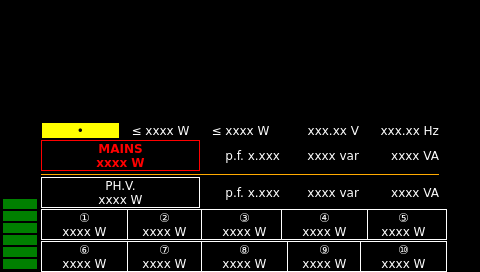
<?xml version="1.0" encoding="UTF-8"?>
<ui version="4.0">
 <class>page400</class>
 <widget class="QWidget" name="page400">
  <property name="geometry">
   <rect>
    <x>0</x>
    <y>0</y>
    <width>480</width>
    <height>272</height>
   </rect>
  </property>
  <property name="sizePolicy">
   <sizepolicy hsizetype="MinimumExpanding" vsizetype="MinimumExpanding">
    <horstretch>0</horstretch>
    <verstretch>0</verstretch>
   </sizepolicy>
  </property>
  <property name="minimumSize">
   <size>
    <width>272</width>
    <height>272</height>
   </size>
  </property>
  <property name="maximumSize">
   <size>
    <width>1280</width>
    <height>1280</height>
   </size>
  </property>
  <property name="windowTitle">
   <string notr="true">page400</string>
  </property>
  <property name="styleSheet">
   <string notr="true">QWidget#page400
{
background-color: rgb(0, 0, 0);
}

</string>
  </property>
  <layout class="QVBoxLayout" name="verticalLayout">
   <property name="spacing">
    <number>0</number>
   </property>
   <property name="margin">
    <number>0</number>
   </property>
   <item>
    <widget class="HeaderPanel" name="headerPanel" native="true">
     <property name="sizePolicy">
      <sizepolicy hsizetype="MinimumExpanding" vsizetype="MinimumExpanding">
       <horstretch>0</horstretch>
       <verstretch>0</verstretch>
      </sizepolicy>
     </property>
     <property name="minimumSize">
      <size>
       <width>480</width>
       <height>72</height>
      </size>
     </property>
    </widget>
   </item>
   <item>
    <layout class="QGridLayout" name="gridLayout">
     <property name="leftMargin">
      <number>0</number>
     </property>
     <property name="spacing">
      <number>1</number>
     </property>
     <item row="4" column="2">
      <widget class="QPushButton" name="pushButton02_W">
       <property name="sizePolicy">
        <sizepolicy hsizetype="MinimumExpanding" vsizetype="MinimumExpanding">
         <horstretch>0</horstretch>
         <verstretch>0</verstretch>
        </sizepolicy>
       </property>
       <property name="minimumSize">
        <size>
         <width>87</width>
         <height>0</height>
        </size>
       </property>
       <property name="font">
        <font>
         <family>DejaVu Sans</family>
         <pointsize>9</pointsize>
         <weight>50</weight>
         <bold>false</bold>
        </font>
       </property>
       <property name="focusPolicy">
        <enum>Qt::NoFocus</enum>
       </property>
       <property name="styleSheet">
        <string notr="true">background-color: rgb(0, 0, 0);
color: rgb(255, 255, 255);
border: 1px solid rgb(255, 255, 255);</string>
       </property>
       <property name="text">
        <string>②
xxxx W</string>
       </property>
       <property name="default">
        <bool>false</bool>
       </property>
       <property name="flat">
        <bool>true</bool>
       </property>
      </widget>
     </item>
     <item row="5" column="4">
      <widget class="QPushButton" name="pushButton09_W">
       <property name="sizePolicy">
        <sizepolicy hsizetype="MinimumExpanding" vsizetype="MinimumExpanding">
         <horstretch>0</horstretch>
         <verstretch>0</verstretch>
        </sizepolicy>
       </property>
       <property name="minimumSize">
        <size>
         <width>87</width>
         <height>0</height>
        </size>
       </property>
       <property name="font">
        <font>
         <family>DejaVu Sans</family>
         <pointsize>9</pointsize>
         <weight>50</weight>
         <bold>false</bold>
        </font>
       </property>
       <property name="focusPolicy">
        <enum>Qt::NoFocus</enum>
       </property>
       <property name="styleSheet">
        <string notr="true">background-color: rgb(0, 0, 0);
color: rgb(255, 255, 255);
border: 1px solid rgb(255, 255, 255);</string>
       </property>
       <property name="text">
        <string>⑨
xxxx W</string>
       </property>
       <property name="default">
        <bool>false</bool>
       </property>
       <property name="flat">
        <bool>true</bool>
       </property>
      </widget>
     </item>
     <item row="1" column="1" colspan="2">
      <widget class="QPushButton" name="pushButton_M_W">
       <property name="sizePolicy">
        <sizepolicy hsizetype="MinimumExpanding" vsizetype="MinimumExpanding">
         <horstretch>0</horstretch>
         <verstretch>0</verstretch>
        </sizepolicy>
       </property>
       <property name="font">
        <font>
         <family>DejaVu Sans</family>
         <pointsize>9</pointsize>
         <weight>75</weight>
         <bold>true</bold>
        </font>
       </property>
       <property name="focusPolicy">
        <enum>Qt::NoFocus</enum>
       </property>
       <property name="styleSheet">
        <string notr="true">background-color: rgb(0, 0, 0);
color: rgb(255, 0, 0);
border: 1px solid rgb(255, 0, 0);</string>
       </property>
       <property name="text">
        <string>MAINS
xxxx W</string>
       </property>
       <property name="default">
        <bool>false</bool>
       </property>
       <property name="flat">
        <bool>true</bool>
       </property>
      </widget>
     </item>
     <item row="0" column="5">
      <widget class="QLabel" name="label_M_Hz">
       <property name="sizePolicy">
        <sizepolicy hsizetype="MinimumExpanding" vsizetype="MinimumExpanding">
         <horstretch>0</horstretch>
         <verstretch>0</verstretch>
        </sizepolicy>
       </property>
       <property name="font">
        <font>
         <family>DejaVu Sans</family>
         <pointsize>9</pointsize>
        </font>
       </property>
       <property name="styleSheet">
        <string notr="true">color: rgb(255, 255, 255);</string>
       </property>
       <property name="text">
        <string>xxx.xx Hz</string>
       </property>
       <property name="alignment">
        <set>Qt::AlignRight|Qt::AlignTrailing|Qt::AlignVCenter</set>
       </property>
      </widget>
     </item>
     <item row="1" column="4">
      <widget class="QLabel" name="label_M_var">
       <property name="sizePolicy">
        <sizepolicy hsizetype="MinimumExpanding" vsizetype="MinimumExpanding">
         <horstretch>0</horstretch>
         <verstretch>0</verstretch>
        </sizepolicy>
       </property>
       <property name="font">
        <font>
         <family>DejaVu Sans</family>
         <pointsize>9</pointsize>
        </font>
       </property>
       <property name="styleSheet">
        <string notr="true">color: rgb(255, 255, 255);</string>
       </property>
       <property name="text">
        <string>xxxx var</string>
       </property>
       <property name="alignment">
        <set>Qt::AlignRight|Qt::AlignTrailing|Qt::AlignVCenter</set>
       </property>
      </widget>
     </item>
     <item row="3" column="3">
      <widget class="QLabel" name="label_F_pf">
       <property name="sizePolicy">
        <sizepolicy hsizetype="MinimumExpanding" vsizetype="MinimumExpanding">
         <horstretch>0</horstretch>
         <verstretch>0</verstretch>
        </sizepolicy>
       </property>
       <property name="font">
        <font>
         <family>DejaVu Sans</family>
         <pointsize>9</pointsize>
        </font>
       </property>
       <property name="styleSheet">
        <string notr="true">color: rgb(255, 255, 255);</string>
       </property>
       <property name="text">
        <string>p.f. x.xxx</string>
       </property>
       <property name="alignment">
        <set>Qt::AlignRight|Qt::AlignTrailing|Qt::AlignVCenter</set>
       </property>
      </widget>
     </item>
     <item row="1" column="5">
      <widget class="QLabel" name="label_M_VA">
       <property name="sizePolicy">
        <sizepolicy hsizetype="MinimumExpanding" vsizetype="MinimumExpanding">
         <horstretch>0</horstretch>
         <verstretch>0</verstretch>
        </sizepolicy>
       </property>
       <property name="font">
        <font>
         <family>DejaVu Sans</family>
         <pointsize>9</pointsize>
        </font>
       </property>
       <property name="styleSheet">
        <string notr="true">color: rgb(255, 255, 255);</string>
       </property>
       <property name="text">
        <string>xxxx VA</string>
       </property>
       <property name="alignment">
        <set>Qt::AlignRight|Qt::AlignTrailing|Qt::AlignVCenter</set>
       </property>
      </widget>
     </item>
     <item row="0" column="1">
      <widget class="QLabel" name="label_alarm">
       <property name="sizePolicy">
        <sizepolicy hsizetype="MinimumExpanding" vsizetype="MinimumExpanding">
         <horstretch>0</horstretch>
         <verstretch>0</verstretch>
        </sizepolicy>
       </property>
       <property name="font">
        <font>
         <family>DejaVu Sans</family>
         <pointsize>9</pointsize>
        </font>
       </property>
       <property name="styleSheet">
        <string notr="true">background-color: rgb(255, 255, 0);
color: rgb(0, 0, 0);</string>
       </property>
       <property name="frameShape">
        <enum>QFrame::Box</enum>
       </property>
       <property name="text">
        <string>•</string>
       </property>
       <property name="alignment">
        <set>Qt::AlignCenter</set>
       </property>
      </widget>
     </item>
     <item row="4" column="5">
      <widget class="QPushButton" name="pushButton05_W">
       <property name="sizePolicy">
        <sizepolicy hsizetype="MinimumExpanding" vsizetype="MinimumExpanding">
         <horstretch>0</horstretch>
         <verstretch>0</verstretch>
        </sizepolicy>
       </property>
       <property name="minimumSize">
        <size>
         <width>87</width>
         <height>0</height>
        </size>
       </property>
       <property name="font">
        <font>
         <family>DejaVu Sans</family>
         <pointsize>9</pointsize>
         <weight>50</weight>
         <bold>false</bold>
        </font>
       </property>
       <property name="focusPolicy">
        <enum>Qt::NoFocus</enum>
       </property>
       <property name="styleSheet">
        <string notr="true">background-color: rgb(0, 0, 0);
color: rgb(255, 255, 255);
border: 1px solid rgb(255, 255, 255);</string>
       </property>
       <property name="text">
        <string>⑤
xxxx W</string>
       </property>
       <property name="default">
        <bool>false</bool>
       </property>
       <property name="flat">
        <bool>true</bool>
       </property>
      </widget>
     </item>
     <item row="0" column="2">
      <widget class="QLabel" name="label_max_assigned_W">
       <property name="sizePolicy">
        <sizepolicy hsizetype="MinimumExpanding" vsizetype="MinimumExpanding">
         <horstretch>0</horstretch>
         <verstretch>0</verstretch>
        </sizepolicy>
       </property>
       <property name="font">
        <font>
         <family>DejaVu Sans</family>
         <pointsize>9</pointsize>
        </font>
       </property>
       <property name="styleSheet">
        <string notr="true">color: rgb(255, 255, 255);</string>
       </property>
       <property name="text">
        <string>≤ xxxx W</string>
       </property>
       <property name="alignment">
        <set>Qt::AlignCenter</set>
       </property>
      </widget>
     </item>
     <item row="0" column="3">
      <widget class="QLabel" name="label_overload_W">
       <property name="sizePolicy">
        <sizepolicy hsizetype="MinimumExpanding" vsizetype="MinimumExpanding">
         <horstretch>0</horstretch>
         <verstretch>0</verstretch>
        </sizepolicy>
       </property>
       <property name="font">
        <font>
         <family>DejaVu Sans</family>
         <pointsize>9</pointsize>
        </font>
       </property>
       <property name="styleSheet">
        <string notr="true">color: rgb(255, 255, 255);</string>
       </property>
       <property name="text">
        <string>≤ xxxx W</string>
       </property>
       <property name="alignment">
        <set>Qt::AlignCenter</set>
       </property>
      </widget>
     </item>
     <item row="4" column="3">
      <widget class="QPushButton" name="pushButton03_W">
       <property name="sizePolicy">
        <sizepolicy hsizetype="MinimumExpanding" vsizetype="MinimumExpanding">
         <horstretch>0</horstretch>
         <verstretch>0</verstretch>
        </sizepolicy>
       </property>
       <property name="minimumSize">
        <size>
         <width>87</width>
         <height>0</height>
        </size>
       </property>
       <property name="font">
        <font>
         <family>DejaVu Sans</family>
         <pointsize>9</pointsize>
         <weight>50</weight>
         <bold>false</bold>
        </font>
       </property>
       <property name="focusPolicy">
        <enum>Qt::NoFocus</enum>
       </property>
       <property name="styleSheet">
        <string notr="true">background-color: rgb(0, 0, 0);
color: rgb(255, 255, 255);
border: 1px solid rgb(255, 255, 255);</string>
       </property>
       <property name="text">
        <string>③
xxxx W</string>
       </property>
       <property name="default">
        <bool>false</bool>
       </property>
       <property name="flat">
        <bool>true</bool>
       </property>
      </widget>
     </item>
     <item row="3" column="4">
      <widget class="QLabel" name="label_F_var">
       <property name="sizePolicy">
        <sizepolicy hsizetype="MinimumExpanding" vsizetype="MinimumExpanding">
         <horstretch>0</horstretch>
         <verstretch>0</verstretch>
        </sizepolicy>
       </property>
       <property name="font">
        <font>
         <family>DejaVu Sans</family>
         <pointsize>9</pointsize>
        </font>
       </property>
       <property name="styleSheet">
        <string notr="true">color: rgb(255, 255, 255);</string>
       </property>
       <property name="text">
        <string>xxxx var</string>
       </property>
       <property name="alignment">
        <set>Qt::AlignRight|Qt::AlignTrailing|Qt::AlignVCenter</set>
       </property>
      </widget>
     </item>
     <item row="1" column="3">
      <widget class="QLabel" name="label_M_pf">
       <property name="sizePolicy">
        <sizepolicy hsizetype="MinimumExpanding" vsizetype="MinimumExpanding">
         <horstretch>0</horstretch>
         <verstretch>0</verstretch>
        </sizepolicy>
       </property>
       <property name="font">
        <font>
         <family>DejaVu Sans</family>
         <pointsize>9</pointsize>
        </font>
       </property>
       <property name="styleSheet">
        <string notr="true">color: rgb(255, 255, 255);</string>
       </property>
       <property name="text">
        <string>p.f. x.xxx</string>
       </property>
       <property name="alignment">
        <set>Qt::AlignRight|Qt::AlignTrailing|Qt::AlignVCenter</set>
       </property>
      </widget>
     </item>
     <item row="0" column="6" rowspan="6">
      <widget class="QPushButton" name="pushButton_next">
       <property name="sizePolicy">
        <sizepolicy hsizetype="MinimumExpanding" vsizetype="MinimumExpanding">
         <horstretch>0</horstretch>
         <verstretch>0</verstretch>
        </sizepolicy>
       </property>
       <property name="minimumSize">
        <size>
         <width>40</width>
         <height>150</height>
        </size>
       </property>
       <property name="maximumSize">
        <size>
         <width>142</width>
         <height>16777215</height>
        </size>
       </property>
       <property name="font">
        <font>
         <family>DejaVu Sans</family>
         <pointsize>24</pointsize>
         <weight>75</weight>
         <bold>true</bold>
        </font>
       </property>
       <property name="focusPolicy">
        <enum>Qt::NoFocus</enum>
       </property>
       <property name="styleSheet">
        <string notr="true">background-color: rgb(0, 0, 0);
color: rgb(255, 0, 0);</string>
       </property>
       <property name="text">
        <string/>
       </property>
       <property name="icon">
        <iconset resource="systemicons.qrc">
         <normaloff>:/systemicons/Next.png</normaloff>:/systemicons/Next.png</iconset>
       </property>
       <property name="iconSize">
        <size>
         <width>40</width>
         <height>40</height>
        </size>
       </property>
       <property name="flat">
        <bool>true</bool>
       </property>
      </widget>
     </item>
     <item row="2" column="1" colspan="5">
      <widget class="Line" name="line">
       <property name="sizePolicy">
        <sizepolicy hsizetype="MinimumExpanding" vsizetype="MinimumExpanding">
         <horstretch>0</horstretch>
         <verstretch>0</verstretch>
        </sizepolicy>
       </property>
       <property name="minimumSize">
        <size>
         <width>0</width>
         <height>0</height>
        </size>
       </property>
       <property name="font">
        <font>
         <family>DejaVu Sans</family>
         <pointsize>8</pointsize>
        </font>
       </property>
       <property name="styleSheet">
        <string notr="true">color: rgb(255, 170, 0);</string>
       </property>
       <property name="frameShadow">
        <enum>QFrame::Plain</enum>
       </property>
       <property name="orientation">
        <enum>Qt::Horizontal</enum>
       </property>
      </widget>
     </item>
     <item row="4" column="4">
      <widget class="QPushButton" name="pushButton04_W">
       <property name="sizePolicy">
        <sizepolicy hsizetype="MinimumExpanding" vsizetype="MinimumExpanding">
         <horstretch>0</horstretch>
         <verstretch>0</verstretch>
        </sizepolicy>
       </property>
       <property name="minimumSize">
        <size>
         <width>87</width>
         <height>0</height>
        </size>
       </property>
       <property name="font">
        <font>
         <family>DejaVu Sans</family>
         <pointsize>9</pointsize>
         <weight>50</weight>
         <bold>false</bold>
        </font>
       </property>
       <property name="focusPolicy">
        <enum>Qt::NoFocus</enum>
       </property>
       <property name="styleSheet">
        <string notr="true">background-color: rgb(0, 0, 0);
color: rgb(255, 255, 255);
border: 1px solid rgb(255, 255, 255);</string>
       </property>
       <property name="text">
        <string>④
xxxx W</string>
       </property>
       <property name="default">
        <bool>false</bool>
       </property>
       <property name="flat">
        <bool>true</bool>
       </property>
      </widget>
     </item>
     <item row="5" column="2">
      <widget class="QPushButton" name="pushButton07_W">
       <property name="sizePolicy">
        <sizepolicy hsizetype="MinimumExpanding" vsizetype="MinimumExpanding">
         <horstretch>0</horstretch>
         <verstretch>0</verstretch>
        </sizepolicy>
       </property>
       <property name="minimumSize">
        <size>
         <width>87</width>
         <height>0</height>
        </size>
       </property>
       <property name="font">
        <font>
         <family>DejaVu Sans</family>
         <pointsize>9</pointsize>
         <weight>50</weight>
         <bold>false</bold>
        </font>
       </property>
       <property name="focusPolicy">
        <enum>Qt::NoFocus</enum>
       </property>
       <property name="styleSheet">
        <string notr="true">background-color: rgb(0, 0, 0);
color: rgb(255, 255, 255);
border: 1px solid rgb(255, 255, 255);</string>
       </property>
       <property name="text">
        <string>⑦
xxxx W</string>
       </property>
       <property name="default">
        <bool>false</bool>
       </property>
       <property name="flat">
        <bool>true</bool>
       </property>
      </widget>
     </item>
     <item row="5" column="5">
      <widget class="QPushButton" name="pushButton10_W">
       <property name="sizePolicy">
        <sizepolicy hsizetype="MinimumExpanding" vsizetype="MinimumExpanding">
         <horstretch>0</horstretch>
         <verstretch>0</verstretch>
        </sizepolicy>
       </property>
       <property name="minimumSize">
        <size>
         <width>87</width>
         <height>0</height>
        </size>
       </property>
       <property name="font">
        <font>
         <family>DejaVu Sans</family>
         <pointsize>9</pointsize>
         <weight>50</weight>
         <bold>false</bold>
        </font>
       </property>
       <property name="focusPolicy">
        <enum>Qt::NoFocus</enum>
       </property>
       <property name="styleSheet">
        <string notr="true">background-color: rgb(0, 0, 0);
color: rgb(255, 255, 255);
border: 1px solid rgb(255, 255, 255);</string>
       </property>
       <property name="text">
        <string>⑩
xxxx W</string>
       </property>
       <property name="default">
        <bool>false</bool>
       </property>
       <property name="flat">
        <bool>true</bool>
       </property>
      </widget>
     </item>
     <item row="4" column="1">
      <widget class="QPushButton" name="pushButton01_W">
       <property name="sizePolicy">
        <sizepolicy hsizetype="MinimumExpanding" vsizetype="MinimumExpanding">
         <horstretch>0</horstretch>
         <verstretch>0</verstretch>
        </sizepolicy>
       </property>
       <property name="minimumSize">
        <size>
         <width>87</width>
         <height>0</height>
        </size>
       </property>
       <property name="font">
        <font>
         <family>DejaVu Sans</family>
         <pointsize>9</pointsize>
         <weight>50</weight>
         <bold>false</bold>
        </font>
       </property>
       <property name="focusPolicy">
        <enum>Qt::NoFocus</enum>
       </property>
       <property name="styleSheet">
        <string notr="true">background-color: rgb(0, 0, 0);
color: rgb(255, 255, 255);
border: 1px solid rgb(255, 255, 255);</string>
       </property>
       <property name="text">
        <string>①
xxxx W</string>
       </property>
       <property name="default">
        <bool>false</bool>
       </property>
       <property name="flat">
        <bool>true</bool>
       </property>
      </widget>
     </item>
     <item row="3" column="5">
      <widget class="QLabel" name="label_F_VA">
       <property name="sizePolicy">
        <sizepolicy hsizetype="MinimumExpanding" vsizetype="MinimumExpanding">
         <horstretch>0</horstretch>
         <verstretch>0</verstretch>
        </sizepolicy>
       </property>
       <property name="font">
        <font>
         <family>DejaVu Sans</family>
         <pointsize>9</pointsize>
        </font>
       </property>
       <property name="styleSheet">
        <string notr="true">color: rgb(255, 255, 255);</string>
       </property>
       <property name="text">
        <string>xxxx VA</string>
       </property>
       <property name="alignment">
        <set>Qt::AlignRight|Qt::AlignTrailing|Qt::AlignVCenter</set>
       </property>
      </widget>
     </item>
     <item row="0" column="4">
      <widget class="QLabel" name="label_M_V">
       <property name="sizePolicy">
        <sizepolicy hsizetype="MinimumExpanding" vsizetype="MinimumExpanding">
         <horstretch>0</horstretch>
         <verstretch>0</verstretch>
        </sizepolicy>
       </property>
       <property name="font">
        <font>
         <family>DejaVu Sans</family>
         <pointsize>9</pointsize>
        </font>
       </property>
       <property name="styleSheet">
        <string notr="true">color: rgb(255, 255, 255);</string>
       </property>
       <property name="text">
        <string>xxx.xx V</string>
       </property>
       <property name="alignment">
        <set>Qt::AlignRight|Qt::AlignTrailing|Qt::AlignVCenter</set>
       </property>
      </widget>
     </item>
     <item row="3" column="1" colspan="2">
      <widget class="QPushButton" name="pushButton_F_W">
       <property name="sizePolicy">
        <sizepolicy hsizetype="MinimumExpanding" vsizetype="MinimumExpanding">
         <horstretch>0</horstretch>
         <verstretch>0</verstretch>
        </sizepolicy>
       </property>
       <property name="font">
        <font>
         <family>DejaVu Sans</family>
         <pointsize>9</pointsize>
         <weight>50</weight>
         <bold>false</bold>
        </font>
       </property>
       <property name="focusPolicy">
        <enum>Qt::NoFocus</enum>
       </property>
       <property name="styleSheet">
        <string notr="true">background-color: rgb(0, 0, 0);
color: rgb(255, 255, 255);
border: 1px solid rgb(255, 255, 255);</string>
       </property>
       <property name="text">
        <string>PH.V.
xxxx W</string>
       </property>
       <property name="default">
        <bool>false</bool>
       </property>
       <property name="flat">
        <bool>true</bool>
       </property>
      </widget>
     </item>
     <item row="5" column="1">
      <widget class="QPushButton" name="pushButton06_W">
       <property name="sizePolicy">
        <sizepolicy hsizetype="MinimumExpanding" vsizetype="MinimumExpanding">
         <horstretch>0</horstretch>
         <verstretch>0</verstretch>
        </sizepolicy>
       </property>
       <property name="minimumSize">
        <size>
         <width>87</width>
         <height>0</height>
        </size>
       </property>
       <property name="font">
        <font>
         <family>DejaVu Sans</family>
         <pointsize>9</pointsize>
         <weight>50</weight>
         <bold>false</bold>
        </font>
       </property>
       <property name="focusPolicy">
        <enum>Qt::NoFocus</enum>
       </property>
       <property name="styleSheet">
        <string notr="true">background-color: rgb(0, 0, 0);
color: rgb(255, 255, 255);
border: 1px solid rgb(255, 255, 255);</string>
       </property>
       <property name="text">
        <string>⑥
xxxx W</string>
       </property>
       <property name="default">
        <bool>false</bool>
       </property>
       <property name="flat">
        <bool>true</bool>
       </property>
      </widget>
     </item>
     <item row="0" column="0" rowspan="6">
      <widget class="QProgressBar" name="progressBar">
       <property name="enabled">
        <bool>false</bool>
       </property>
       <property name="sizePolicy">
        <sizepolicy hsizetype="MinimumExpanding" vsizetype="MinimumExpanding">
         <horstretch>0</horstretch>
         <verstretch>0</verstretch>
        </sizepolicy>
       </property>
       <property name="minimumSize">
        <size>
         <width>40</width>
         <height>0</height>
        </size>
       </property>
       <property name="maximumSize">
        <size>
         <width>142</width>
         <height>16777215</height>
        </size>
       </property>
       <property name="font">
        <font>
         <family>DejaVu Sans</family>
         <pointsize>8</pointsize>
        </font>
       </property>
       <property name="styleSheet">
        <string notr="true">QProgressBar {
border: 2px solid black;
background-color: black;
}
QProgressBar::chunk {
background-color: green;
height: 10px;
margin: 1px;
}
</string>
       </property>
       <property name="maximum">
        <number>4500</number>
       </property>
       <property name="value">
        <number>2200</number>
       </property>
       <property name="textVisible">
        <bool>false</bool>
       </property>
       <property name="orientation">
        <enum>Qt::Vertical</enum>
       </property>
       <property name="invertedAppearance">
        <bool>false</bool>
       </property>
       <property name="textDirection">
        <enum>QProgressBar::BottomToTop</enum>
       </property>
       <property name="format">
        <string notr="true">%p%</string>
       </property>
      </widget>
     </item>
     <item row="5" column="3">
      <widget class="QPushButton" name="pushButton08_W">
       <property name="sizePolicy">
        <sizepolicy hsizetype="MinimumExpanding" vsizetype="MinimumExpanding">
         <horstretch>0</horstretch>
         <verstretch>0</verstretch>
        </sizepolicy>
       </property>
       <property name="minimumSize">
        <size>
         <width>87</width>
         <height>0</height>
        </size>
       </property>
       <property name="font">
        <font>
         <family>DejaVu Sans</family>
         <pointsize>9</pointsize>
         <weight>50</weight>
         <bold>false</bold>
        </font>
       </property>
       <property name="focusPolicy">
        <enum>Qt::NoFocus</enum>
       </property>
       <property name="styleSheet">
        <string notr="true">background-color: rgb(0, 0, 0);
color: rgb(255, 255, 255);
border: 1px solid rgb(255, 255, 255);</string>
       </property>
       <property name="text">
        <string>⑧
xxxx W</string>
       </property>
       <property name="default">
        <bool>false</bool>
       </property>
       <property name="flat">
        <bool>true</bool>
       </property>
      </widget>
     </item>
    </layout>
   </item>
  </layout>
 </widget>
 <customwidgets>
  <customwidget>
   <class>HeaderPanel</class>
   <extends>QWidget</extends>
   <header>headerpanel.h</header>
   <container>1</container>
  </customwidget>
 </customwidgets>
 <resources>
  <include location="systemicons.qrc"/>
 </resources>
 <connections/>
 <slots>
  <slot>goto_page(const char*,bool)</slot>
 </slots>
</ui>
